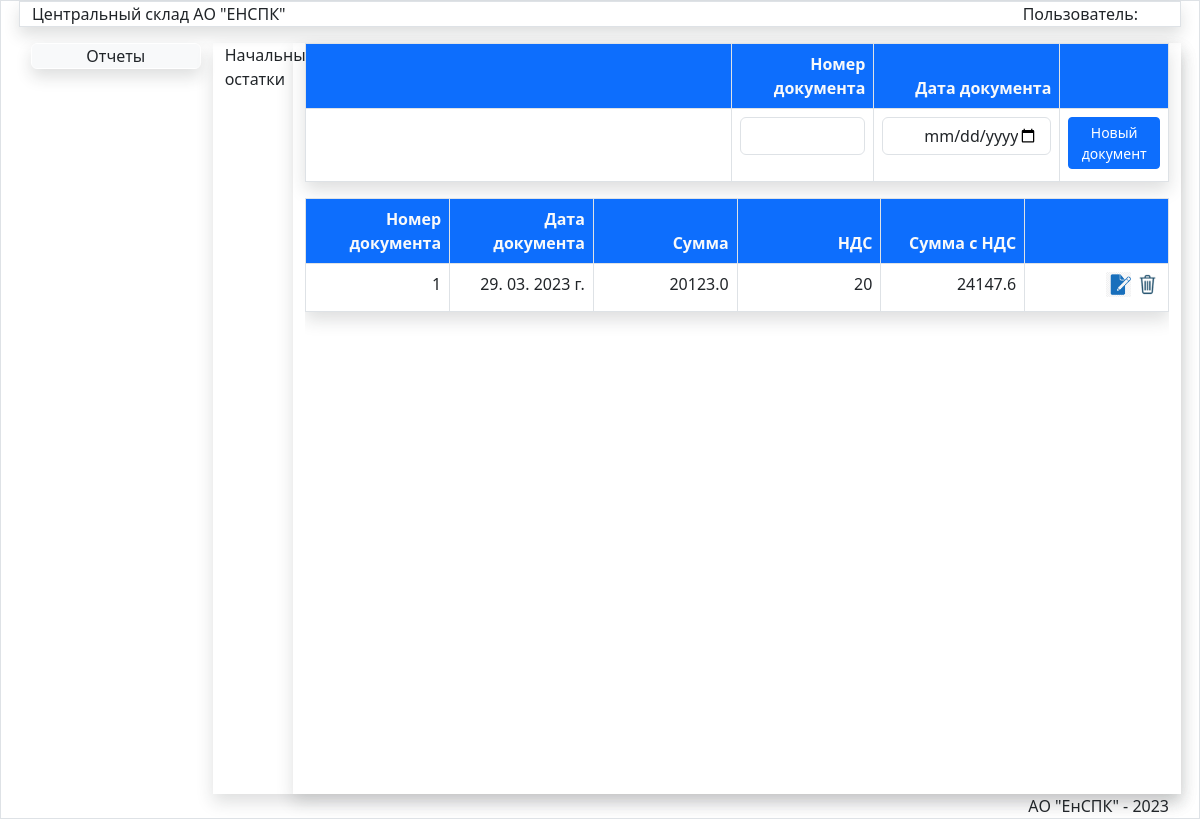
/JurnalOst/, run on an earlier commit of the app's database.
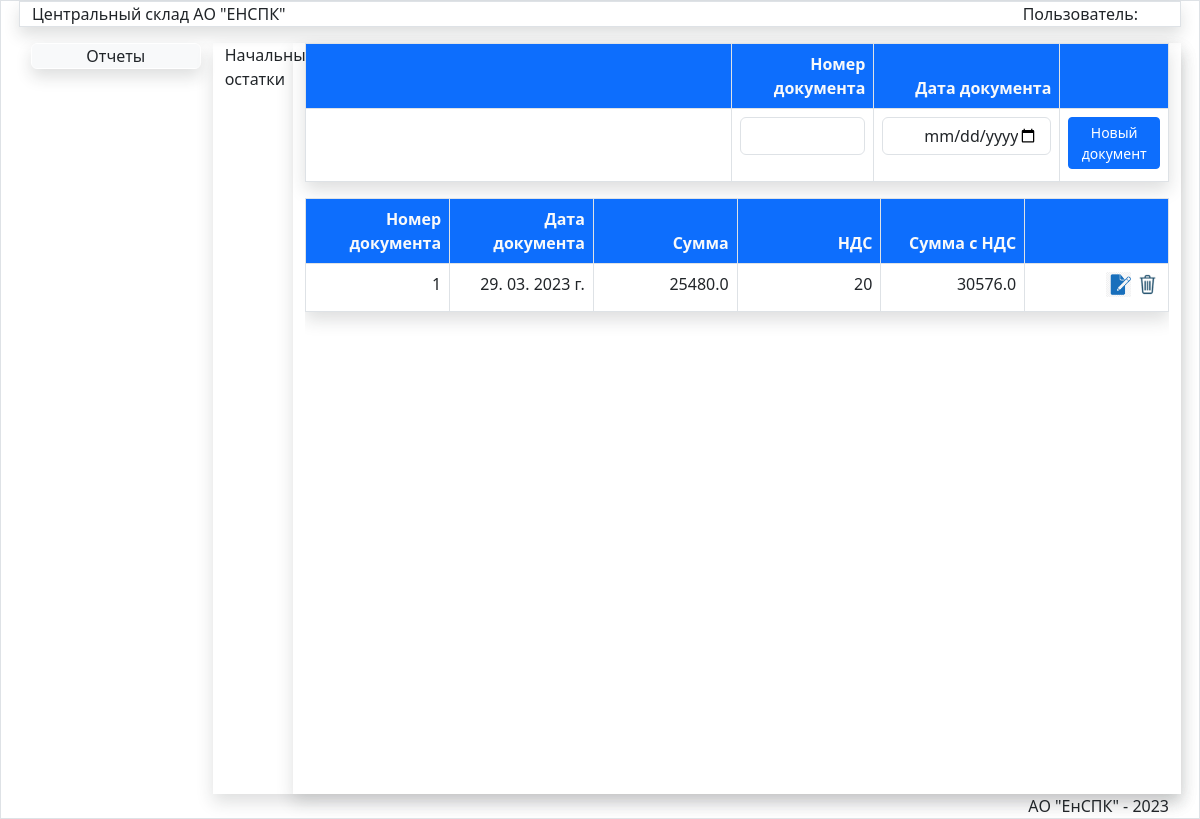
And on a later commit of the database.
### store/models.py (models this page shows)
class Jurnal(models.Model):
    oper=models.IntegerField(verbose_name="Код операции")
    nomerdoc=models.CharField(max_length=50,verbose_name='Номер документа')
    datadoc=models.DateTimeField(verbose_name='Дата документа')
    postav=models.ForeignKey(Postav,verbose_name='Поставщик',on_delete=models.PROTECT)
    obct=models.ForeignKey(Obct,verbose_name='Объект',on_delete=models.PROTECT)
    podraz=models.ForeignKey(Podraz,verbose_name='Подразделение',on_delete=models.PROTECT)
    fio=models.ForeignKey(Fio,verbose_name='Подотчет',on_delete=models.PROTECT)
    spis=models.ForeignKey(Spis,blank=True,null=True,verbose_name='Причина списания',on_delete=models.PROTECT)
    summa=models.FloatField(verbose_name='Сумма',default=0)
    nds=models.IntegerField(verbose_name='НДС',default=20)
    summawithnds=models.FloatField(verbose_name='Сумма с НДС',default=0)
    updated_at = models.DateTimeField(auto_now=True, verbose_name='Создан')
    created_at = models.DateTimeField(auto_now_add=True, verbose_name='Обновлен')
    class Meta:
        verbose_name = 'Документ'
        verbose_name_plural = 'Документы'
        ordering = ['-datadoc', ]

### store/views.py (the view)
# urls.py: path('JurnalOst/', JurnalOst, name='JurnalOst'),
def JurnalOst(request):
    podraz = Podraz.objects.get(pk=74)
    postav = Postav.objects.get(pk=9)
    obct = Obct.objects.get(pk=180)
    fio = Fio.objects.get(pk=5)
    jurnalost=Jurnal.objects.filter(oper=1).order_by('-created_at')
    if request.method=='POST':
        nomerdoc1=request.POST['nomerdoc']
        datadoc1=request.POST['datadoc']
        print(nomerdoc1,datadoc1)
        newost=Jurnal()
        newost.nomerdoc=nomerdoc1
        newost.datadoc=datadoc1
        newost.podraz=podraz
        newost.postav=postav
        newost.obct=obct
        newost.fio=fio
        newost.oper=1
        newost.save()
        un = Jurnal.objects.filter(oper=1).values()
        unit_data=list(un)
        print(newost.id)
        ur=reverse('AddStringOst',args=[newost.id])
        print(ur)
        return JsonResponse({'status':1,'unit_data':unit_data,'url': ur})
    else:
        form=OstDocForm(initial={'podraz':podraz,'postav':postav,'obct':obct,'fio':fio})
    return render(request,'store/Doc/JurnalOst.html',{'jurnalost':jurnalost,'pic_label':'Начальные остатки','form':form,'title':'Журнал начальных остатков'})

### store/templates/store/Doc/JurnalOst.html (shortened to what this page needs)
{% extends 'store/menu.html' %}
{% load static %}
{% block DataArea %}
<div class="row">
<div class="col-md-1">{{pic_label}}</div>
<div class="col-md-11 mx-auto shadow">
<table class="table shadow table-bordered table-hover">
<thead class=" bg-primary  text-light">
<tr>
<th style="width:50%;" class=" text-end" colspan="3" ></th>
<th style="width:16.6%;" class=" text-end" >Номер документа</th>
<th style="width:16.6%;" class=" text-end" >Дата документа</th>
<th style="width:12.6%;" class=" text-end"></th>
</tr>
</thead>
    <form method="post" id="ost-form">
    <tr >
        <td colspan="3"></td>
        <td  class=" text-end" ><input type="text" id="id_nomerdoc" class="form-control" style="text-align:right" required></td>
        <td  class=" text-end" ><input type="date" id="id_datadoc" class="form-control" style="text-align:right" required/></td>
        <td  class="text-end"> <button type="submit" class="btn  btn-primary btn-sm mb-1 " id="savebtn">Новый документ</button></td>
    </form>
</table>
 <div class="scrolltable">
<table class="table shadow table-bordered table-hover">
<thead class="bg-primary text-light">
     <th style="width:16.6%;" class="text-end">Номер документа</th>
<th style="width:16.6%;" class=" text-end" >Дата документа</th>
<th style="width:16.6%;" class=" text-end" >Сумма</th>
<th style="width:16.6%;" class=" text-end" >НДС</th>
<th style="width:16.6%;" class=" text-end" >Сумма с НДС</th>
<th style="width:16.6%;" class=" text-end"></th>
</thead>
    <tbody id="ost-doc">
    {% for item in jurnalost %}
    <tr><td  class="border text-end fixed">{{item.nomerdoc}}</td>
    <td class=" text-end">{{item.datadoc|date:"d. m. Y г." }}</td>
    <td class=" text-end">{{item.summa}}</td>
    <td class=" text-end">{{item.nds}}</td>
    <td class="text-end">{{item.summawithnds }}</td>
    <td class="text-end align-middle " ><input data-sid="{{item.pk}}" data-update="{{url_update}}" value="Update" type="image" class="btn-ost-update mr-3" src="{% static '/images/edit2.png' %}" width="25px" >
   <input data-sid="{{item.pk}}" data-del="{{url_delete}}" class="btn-ost-del " value="Delete" type="image" src="{% static '/images/del.png' %}" width="25px"> </td>
    </tr>
    {% endfor %}
    </tbody>
</table>
</div>
</div>
</div>
{% endblock DataArea %}

What changed in the data, as far as the page shows it:
changed Jurnal: summa "20123.0" → "25480.0"; summawithnds "24147.6" → "30576.0"
